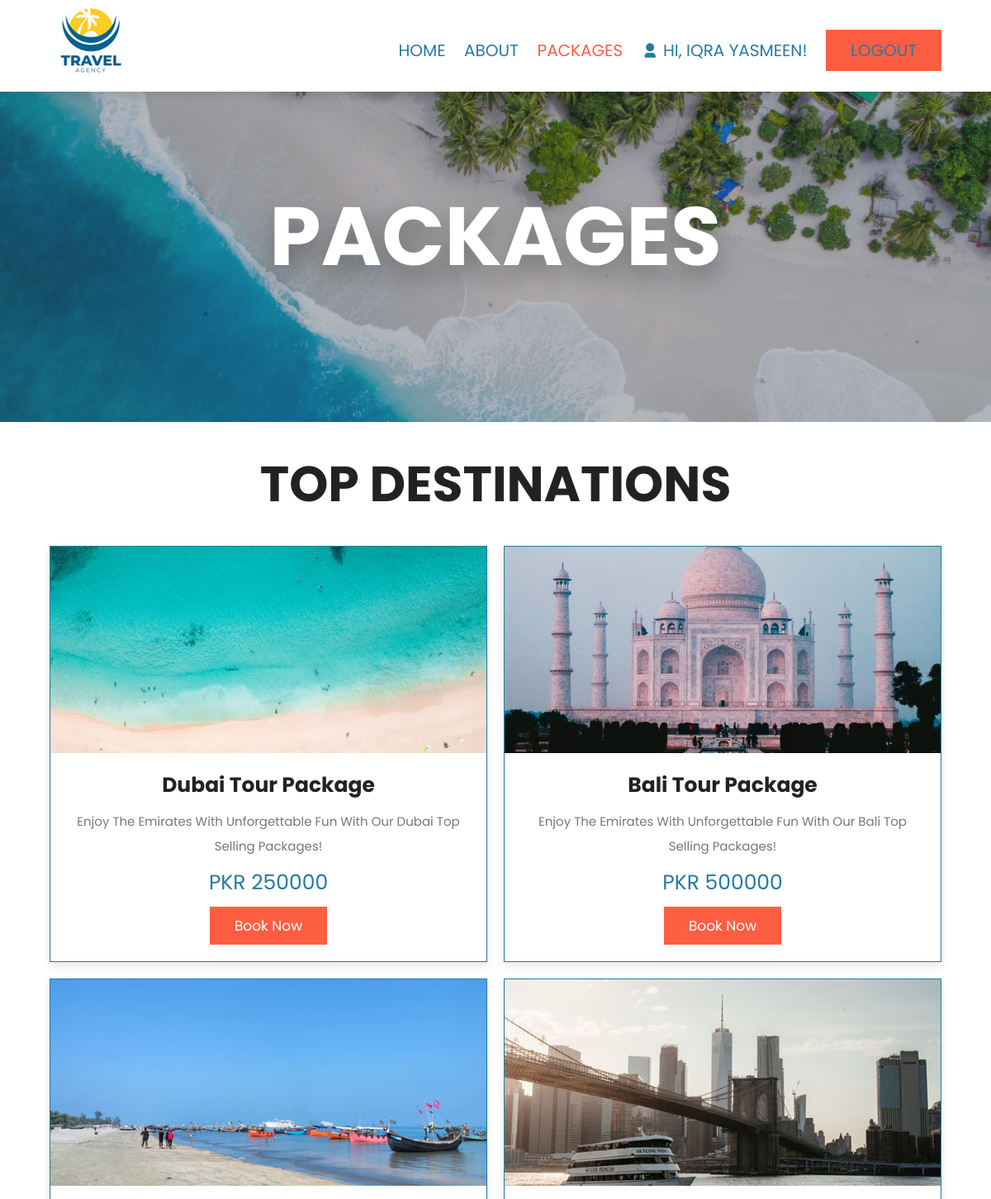
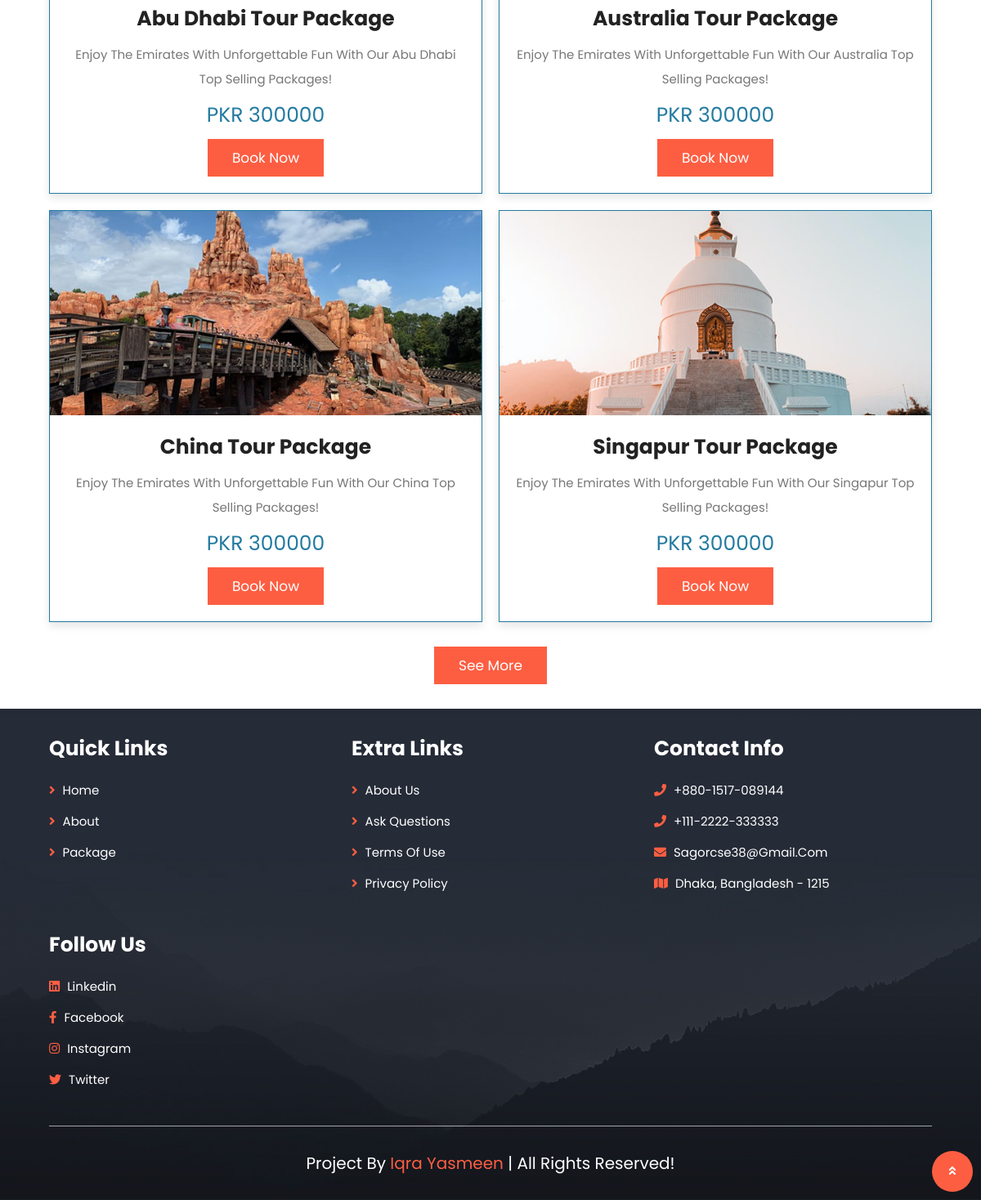
Page /package.php (signed in) on the committed database (2 pictures, top to bottom).
### tables this page shows
CREATE TABLE `packages` (
  `id` int(30) NOT NULL,
  `title` text DEFAULT NULL,
  `tour_location` text DEFAULT NULL,
  `cost` double NOT NULL,
  `description` text DEFAULT NULL,
  `image_path` text DEFAULT NULL,
  `date_created` datetime NOT NULL DEFAULT current_timestamp()
);

### package.php (the view, shortened to what this page needs)
<!DOCTYPE html>
<html lang="en">
<head>
   <link rel="stylesheet" href="https://unpkg.com/swiper@7/swiper-bundle.min.css" />
   <link rel="stylesheet" href="https://cdnjs.cloudflare.com/ajax/libs/font-awesome/5.15.4/css/all.min.css">
   <link href="https://cdn.jsdelivr.net/npm/remixicon@4.0.0/fonts/remixicon.css"rel="stylesheet"/>
   <link rel="stylesheet" href="css/style.css">
</head>
<body>
<section class="header">
   <a href="home.php" class="logo"><img src="images/logo.jpg"></a>
      <nav class="navbar">
      <a href="home.php">home</a>
      <a href="about.php">about</a>
      <a href="package.php" class="active">packages</a>
     <?php
      if (isset($_SESSION['user_id'])) {
         echo '<a href="login-reg-main\index.php"><i class="ri-user-3-fill"></i> Hi, ' . $_SESSION['Username'] . '!</a> <a href="login-reg-main/logout.php" class="btn btn-warning">Logout</a>';
      } else {
         echo '<a href="login-reg-main/login.php" class="btn btn-warning">Login</a>';
         echo '<a href="login-reg-main/registration.php" class="btn btn-warning">Register</a>';
      }
      ?>
   </nav>
</section>
<div class="heading" style="background:url(images/header-bg-2.png) no-repeat">
   <h1>packages</h1>
</div>
<section class="packages">
   <h1 class="heading-title">top destinations</h1>
   <div class="box-container">
      <?php
         require_once "login-reg-main\database.php";
         $sql = "SELECT id,title,cost, image_path, description FROM packages";
         $result = $conn->query($sql);
         if ($result->num_rows > 0) {
            while($row = $result->fetch_assoc()) {
               echo "<div class='box'>";
               echo "<div class='image'><img src='".$row["image_path"]."' alt=''></div>";
               echo "<div class='content'>";
               echo "<h3>".$row["title"]."</h3>";
               echo "<p>".$row["description"]."</p>";
               echo "<h2>PKR ".$row["cost"]."</h2>";
               echo "<a href='book.php?package_id=".$row["id"]."&costperson=".$row["cost"]."' class='btn'>book now</a>";
               echo "</div>";
               echo "</div>";
            }
         } else {
         echo "0 results";
         }
         ?>
   </div>
   <div class="load-more"><span class="btn">see more</span></div>
<button type="button" class="scroll-top"><i class="fa fa-angle-double-up" aria-hidden="true"></i></button>
</section>
<section class="footer">
   <div class="box-container">
      <div class="box">
         <h3>quick links</h3>
         <a href="home.php"> <i class="fas fa-angle-right"></i> home</a>
         <a href="about.php"> <i class="fas fa-angle-right"></i> about</a>
         <a href="package.php"> <i class="fas fa-angle-right"></i> package</a>
      </div>
      <div class="box">
         <h3>extra links</h3>
         <a href="#"> <i class="fas fa-angle-right"></i> about us</a>
         <a href="#"> <i class="fas fa-angle-right"></i> ask questions</a>
         <a href="#"> <i class="fas fa-angle-right"></i> terms of use</a>
         <a href="#"> <i class="fas fa-angle-right"></i> privacy policy</a>
      </div>
      <div class="box">
         <h3>contact info</h3>
         <a href="#"> <i class="fas fa-phone"></i> +880-1517-089144 </a>
         <a href="#"> <i class="fas fa-phone"></i> +111-2222-333333 </a>
         <a href="#"> <i class="fas fa-envelope"></i> sagorcse38@gmail.com </a>
         <a href="#"> <i class="fas fa-map"></i> dhaka, Bangladesh - 1215  </a>
      </div>
      <div class="box">
         <h3>follow us</h3>
         <a href="#"> <i class="fab fa-linkedin"></i> linkedin </a>
         <a href="#"> <i class="fab fa-facebook-f"></i> facebook </a>
         <a href="#"> <i class="fab fa-instagram"></i> instagram </a>
         <a href="#"> <i class="fab fa-twitter"></i> twitter </a>
      </div>
   </div>
   <div class="credit"> Project by <span>Iqra Yasmeen</span> | all rights reserved! </div>
</section>
</body>
</html>

### css/style.css (style rules this page uses)
:root { --main-color:#247ba0; --black:#222; --white:#fff; --tomato:#fd5e42; --light-black:#777; --light-white:#fff9; --dark-bg:rgba(0,0,0,.7); --light-bg:#eee; --border:.1rem solid var(--main-color); --box-shadow:0 .5rem 1rem rgba(0,0,0,.1); --text-shadow:0 1.5rem 3rem rgba(0,0,0,.3); }
* { font-family: 'Poppins', sans-serif; margin:0; padding:0; box-sizing: border-box; outline: none; border:none; text-decoration: none; text-transform: capitalize; }
html { font-size: 62.5%; overflow-x: hidden; }
section { padding:5rem 10%; }
.heading { background-size: cover !important; background-position: center !important; padding-top: 10rem; padding-bottom:15rem; display: flex; align-items: center; justify-content: center; }
.heading h1 { font-size: 10rem; text-transform: uppercase; color:var(--white); text-shadow: var(--text-shadow); }
.btn { display: inline-block; background: var(--tomato); margin-top: 1rem; color:var(--white); font-size: 1.7rem; padding:1rem 3rem; cursor: pointer; }
.heading-title { text-align: center; margin-bottom: 3rem; font-size: 6rem; text-transform: uppercase; color:var(--black); }
.header { position: sticky; top:0; left:0; right:0; z-index: 1000; background-color: var(--white); display: flex; padding-top: 0rem; padding-bottom: 0rem; box-shadow: var(--box-shadow); align-items: center; justify-content: space-between; }
.header .logo { font-size: 2.5rem; color:var(--black); }
.header .navbar a { font-size: 2rem; margin-left: 2rem; color:#247ba0; text-transform: uppercase; }
.packages .box-container { display: grid; grid-template-columns: repeat(auto-fit, minmax(37rem, 1fr)); gap: 2rem; }
.packages .box-container .box { border:var(--border); box-shadow: var(--box-shadow); background: var(--white); display: none; }
.packages .box-container .box:nth-child(1), .packages .box-container .box:nth-child(2), .packages .box-container .box:nth-child(3), .packages .box-container .box:nth-child(4), .packages .box-container .box:nth-child(5), .packages .box-container .box:nth-child(6) { display: inline-block; }
.packages .box-container .box .image { height: 25rem; overflow: hidden; }
.packages .box-container .box .image img { height: 100%; width: 100%; object-fit: cover; transition: .2s linear; }
.packages .box-container .box .content { padding:2rem; text-align: center; }
.packages .box-container .box .content h3 { font-size: 2.5rem; color:var(--black); }
.packages .box-container .box .content p { font-size: 1.5rem; color:var(--light-black); line-height: 2; padding:1rem 0; }
.packages .load-more { text-align: center; margin-top: 2rem; }
.content h2 { font-size: 25px; font-weight: normal; color: #247ba0; }
.scroll-top { position: fixed; bottom: 10px; right: 10px; z-index: 99; background: var(--tomato); color: #fff; border-radius: 50px; padding: 15px; font-weight: bold; line-height: normal; border: none; width: 50px; height: 50px; cursor: pointer; }
.footer { background: url(../images/footer-bg.jpg) no-repeat; background-size: cover; background-position: center; }
.footer .box-container { display: grid; grid-template-columns: repeat(auto-fit, minmax(25rem, 1fr)); gap: 3rem; }
.footer .box-container .box h3 { color:var(--white); font-size: 2.5rem; padding-bottom: 2rem; }
.footer .box-container .box a { color:var(--white); font-size: 1.5rem; padding-bottom: 1.5rem; display: block; }
.footer .box-container .box a i { color:var(--tomato); padding-right: .5rem; transition: .2s linear; }
.footer .credit { text-align: center; padding-top: 3rem; margin-top: 3rem; border-top: .1rem solid var(--light-white); font-size: 2rem; color:var(--white); }
.footer .credit span { color:var(--tomato); }
.active { color: var(--tomato)!important; }
@media (max-width:1200px) { section { padding:3rem 5%; } }

### rows in the picture
packages: image_path (picture), title "Dubai Tour Package", description "Enjoy The Emirates With Unforgettable Fun With Our Dubai Top Selling Packages!", cost "250000"
packages: image_path (picture), title "Bali Tour Package", description "Enjoy The Emirates With Unforgettable Fun With Our Bali Top Selling Packages!", cost "500000"
packages: image_path (picture), title "Abu Dhabi Tour Package", description "Enjoy The Emirates With Unforgettable Fun With Our Abu Dhabi Top Selling Packages!", cost "300000"
packages: image_path (picture), title "Australia Tour Package", description "Enjoy The Emirates With Unforgettable Fun With Our Australia Top Selling Packages!", cost "300000"
packages: image_path (picture), title "China Tour Package", description "Enjoy The Emirates With Unforgettable Fun With Our China Top Selling Packages!", cost "300000"
packages: image_path (picture), title "Singapur Tour Package", description "Enjoy The Emirates With Unforgettable Fun With Our Singapur Top Selling Packages!", cost "300000"

### other values in the picture
$_SESSION['Username'] "IQRA YASMEEN"
